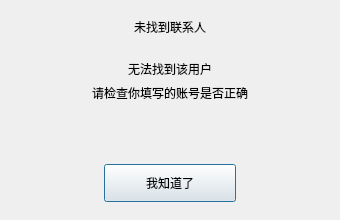
<?xml version="1.0" encoding="UTF-8"?>
<ui version="4.0">
 <class>FindFailDlg</class>
 <widget class="QDialog" name="FindFailDlg">
  <property name="geometry">
   <rect>
    <x>0</x>
    <y>0</y>
    <width>340</width>
    <height>220</height>
   </rect>
  </property>
  <property name="minimumSize">
   <size>
    <width>340</width>
    <height>220</height>
   </size>
  </property>
  <property name="maximumSize">
   <size>
    <width>340</width>
    <height>220</height>
   </size>
  </property>
  <property name="windowTitle">
   <string>Dialog</string>
  </property>
  <layout class="QVBoxLayout" name="verticalLayout">
   <property name="spacing">
    <number>12</number>
   </property>
   <property name="leftMargin">
    <number>18</number>
   </property>
   <property name="topMargin">
    <number>18</number>
   </property>
   <property name="rightMargin">
    <number>18</number>
   </property>
   <property name="bottomMargin">
    <number>18</number>
   </property>
   <item>
    <widget class="QLabel" name="title_lb">
     <property name="text">
      <string>未找到联系人</string>
     </property>
     <property name="alignment">
      <set>Qt::AlignCenter</set>
     </property>
    </widget>
   </item>
   <item>
    <widget class="QWidget" name="fail_card" native="true">
     <layout class="QVBoxLayout" name="verticalLayout_2">
      <property name="spacing">
       <number>6</number>
      </property>
      <property name="leftMargin">
       <number>12</number>
      </property>
      <property name="topMargin">
       <number>12</number>
      </property>
      <property name="rightMargin">
       <number>12</number>
      </property>
      <property name="bottomMargin">
       <number>12</number>
      </property>
      <item>
       <widget class="QLabel" name="fail_tip">
        <property name="text">
         <string>无法找到该用户</string>
        </property>
        <property name="alignment">
         <set>Qt::AlignCenter</set>
        </property>
       </widget>
      </item>
      <item>
       <widget class="QLabel" name="fail_tip2">
        <property name="text">
         <string>请检查你填写的账号是否正确</string>
        </property>
        <property name="alignment">
         <set>Qt::AlignCenter</set>
        </property>
       </widget>
      </item>
     </layout>
    </widget>
   </item>
   <item>
    <spacer name="verticalSpacer">
     <property name="orientation">
      <enum>Qt::Vertical</enum>
     </property>
     <property name="sizeHint" stdset="0">
      <size>
       <width>20</width>
       <height>20</height>
      </size>
     </property>
    </spacer>
   </item>
   <item>
    <layout class="QHBoxLayout" name="horizontalLayout">
     <item>
      <spacer name="horizontalSpacer">
       <property name="orientation">
        <enum>Qt::Horizontal</enum>
       </property>
       <property name="sizeHint" stdset="0">
        <size>
         <width>40</width>
         <height>20</height>
        </size>
       </property>
      </spacer>
     </item>
     <item>
      <widget class="ClickedBtn" name="fail_sure_btn">
       <property name="minimumSize">
        <size>
         <width>132</width>
         <height>38</height>
        </size>
       </property>
       <property name="maximumSize">
        <size>
         <width>132</width>
         <height>38</height>
        </size>
       </property>
       <property name="text">
        <string>我知道了</string>
       </property>
      </widget>
     </item>
     <item>
      <spacer name="horizontalSpacer_2">
       <property name="orientation">
        <enum>Qt::Horizontal</enum>
       </property>
       <property name="sizeHint" stdset="0">
        <size>
         <width>40</width>
         <height>20</height>
        </size>
       </property>
      </spacer>
     </item>
    </layout>
   </item>
  </layout>
 </widget>
 <customwidgets>
  <customwidget>
   <class>ClickedBtn</class>
   <extends>QPushButton</extends>
   <header location="global">clickedbtn.h</header>
  </customwidget>
 </customwidgets>
 <resources/>
 <connections/>
</ui>
